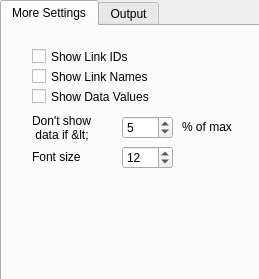
<?xml version="1.0" encoding="UTF-8"?>
<ui version="4.0">
 <class>OutputView</class>
 <widget class="QDialog" name="OutputView">
  <property name="windowModality">
   <enum>Qt::NonModal</enum>
  </property>
  <property name="geometry">
   <rect>
    <x>0</x>
    <y>0</y>
    <width>259</width>
    <height>279</height>
   </rect>
  </property>
  <property name="windowTitle">
   <string>Output View</string>
  </property>
  <property name="windowIcon">
   <iconset resource="../canvas_qt4.qrc">
    <normaloff>:/images/mime.png</normaloff>:/images/mime.png</iconset>
  </property>
  <widget class="QTabWidget" name="tabWidget">
   <property name="geometry">
    <rect>
     <x>0</x>
     <y>0</y>
     <width>271</width>
     <height>281</height>
    </rect>
   </property>
   <property name="currentIndex">
    <number>0</number>
   </property>
   <widget class="QWidget" name="tab_2">
    <attribute name="title">
     <string>More Settings</string>
    </attribute>
    <widget class="QSpinBox" name="cutoff">
     <property name="geometry">
      <rect>
       <x>120</x>
       <y>90</y>
       <width>51</width>
       <height>23</height>
      </rect>
     </property>
     <property name="toolTip">
      <string>Hides colour and thickness for small data values</string>
     </property>
     <property name="maximum">
      <number>100</number>
     </property>
     <property name="value">
      <number>5</number>
     </property>
    </widget>
    <widget class="QLabel" name="label_6">
     <property name="geometry">
      <rect>
       <x>180</x>
       <y>90</y>
       <width>81</width>
       <height>21</height>
      </rect>
     </property>
     <property name="text">
      <string>% of max</string>
     </property>
    </widget>
    <widget class="QLabel" name="label_7">
     <property name="geometry">
      <rect>
       <x>30</x>
       <y>86</y>
       <width>71</width>
       <height>31</height>
      </rect>
     </property>
     <property name="text">
      <string>Don't show
 data if &lt;</string>
     </property>
    </widget>
    <widget class="QCheckBox" name="showLinkNames">
     <property name="geometry">
      <rect>
       <x>30</x>
       <y>40</y>
       <width>201</width>
       <height>21</height>
      </rect>
     </property>
     <property name="text">
      <string>Show Link Names</string>
     </property>
    </widget>
    <widget class="QCheckBox" name="showLinkIds">
     <property name="geometry">
      <rect>
       <x>30</x>
       <y>20</y>
       <width>201</width>
       <height>21</height>
      </rect>
     </property>
     <property name="text">
      <string>Show Link IDs</string>
     </property>
    </widget>
    <widget class="QCheckBox" name="showDataValues">
     <property name="geometry">
      <rect>
       <x>30</x>
       <y>60</y>
       <width>201</width>
       <height>21</height>
      </rect>
     </property>
     <property name="text">
      <string>Show Data Values</string>
     </property>
    </widget>
    <widget class="QSpinBox" name="textsize">
     <property name="geometry">
      <rect>
       <x>120</x>
       <y>120</y>
       <width>51</width>
       <height>23</height>
      </rect>
     </property>
     <property name="toolTip">
      <string>Hides colour and thickness for small data values</string>
     </property>
     <property name="minimum">
      <number>6</number>
     </property>
     <property name="maximum">
      <number>100</number>
     </property>
     <property name="value">
      <number>12</number>
     </property>
    </widget>
    <widget class="QLabel" name="label_8">
     <property name="geometry">
      <rect>
       <x>30</x>
       <y>120</y>
       <width>71</width>
       <height>21</height>
      </rect>
     </property>
     <property name="text">
      <string>Font size</string>
     </property>
    </widget>
   </widget>
   <widget class="QWidget" name="tab_1">
    <attribute name="title">
     <string>Output</string>
    </attribute>
    <widget class="QGroupBox" name="groupBox_2">
     <property name="geometry">
      <rect>
       <x>0</x>
       <y>0</y>
       <width>251</width>
       <height>131</height>
      </rect>
     </property>
     <property name="title">
      <string>Link Thickness</string>
     </property>
     <widget class="QLabel" name="label_3">
      <property name="geometry">
       <rect>
        <x>10</x>
        <y>20</y>
        <width>61</width>
        <height>31</height>
       </rect>
      </property>
      <property name="text">
       <string>Thickness
MOE</string>
      </property>
     </widget>
     <widget class="QComboBox" name="ThicknessMOE">
      <property name="geometry">
       <rect>
        <x>70</x>
        <y>20</y>
        <width>161</width>
        <height>23</height>
       </rect>
      </property>
     </widget>
     <widget class="QLabel" name="thickness_legend">
      <property name="geometry">
       <rect>
        <x>70</x>
        <y>80</y>
        <width>161</width>
        <height>31</height>
       </rect>
      </property>
      <property name="autoFillBackground">
       <bool>true</bool>
      </property>
      <property name="frameShape">
       <enum>QFrame::StyledPanel</enum>
      </property>
      <property name="text">
       <string/>
      </property>
      <property name="margin">
       <number>1</number>
      </property>
     </widget>
     <widget class="QLabel" name="thickness_min">
      <property name="geometry">
       <rect>
        <x>60</x>
        <y>111</y>
        <width>61</width>
        <height>20</height>
       </rect>
      </property>
      <property name="text">
       <string>Min</string>
      </property>
     </widget>
     <widget class="QLabel" name="thickness_max">
      <property name="geometry">
       <rect>
        <x>220</x>
        <y>110</y>
        <width>61</width>
        <height>20</height>
       </rect>
      </property>
      <property name="text">
       <string>Max</string>
      </property>
     </widget>
     <widget class="QSpinBox" name="maxThickness">
      <property name="geometry">
       <rect>
        <x>160</x>
        <y>50</y>
        <width>71</width>
        <height>23</height>
       </rect>
      </property>
      <property name="maximum">
       <number>50</number>
      </property>
      <property name="value">
       <number>20</number>
      </property>
     </widget>
     <widget class="QLabel" name="label_5">
      <property name="geometry">
       <rect>
        <x>70</x>
        <y>50</y>
        <width>81</width>
        <height>21</height>
       </rect>
      </property>
      <property name="text">
       <string>Max thickness</string>
      </property>
     </widget>
     <widget class="QLabel" name="thickness_unit">
      <property name="geometry">
       <rect>
        <x>120</x>
        <y>110</y>
        <width>71</width>
        <height>20</height>
       </rect>
      </property>
      <property name="text">
       <string>Unit</string>
      </property>
     </widget>
    </widget>
    <widget class="QGroupBox" name="groupBox">
     <property name="geometry">
      <rect>
       <x>0</x>
       <y>130</y>
       <width>251</width>
       <height>121</height>
      </rect>
     </property>
     <property name="title">
      <string>Link Colour</string>
     </property>
     <widget class="QCheckBox" name="inverseColourScale">
      <property name="geometry">
       <rect>
        <x>70</x>
        <y>50</y>
        <width>121</width>
        <height>21</height>
       </rect>
      </property>
      <property name="text">
       <string>Inverse scale</string>
      </property>
     </widget>
     <widget class="QComboBox" name="ColourMOE">
      <property name="geometry">
       <rect>
        <x>70</x>
        <y>20</y>
        <width>161</width>
        <height>23</height>
       </rect>
      </property>
     </widget>
     <widget class="QLabel" name="colour_legend">
      <property name="geometry">
       <rect>
        <x>70</x>
        <y>80</y>
        <width>161</width>
        <height>21</height>
       </rect>
      </property>
      <property name="autoFillBackground">
       <bool>false</bool>
      </property>
      <property name="frameShape">
       <enum>QFrame::StyledPanel</enum>
      </property>
      <property name="text">
       <string/>
      </property>
      <property name="margin">
       <number>1</number>
      </property>
     </widget>
     <widget class="QLabel" name="label_4">
      <property name="geometry">
       <rect>
        <x>10</x>
        <y>20</y>
        <width>61</width>
        <height>31</height>
       </rect>
      </property>
      <property name="text">
       <string>Colour
MOE</string>
      </property>
     </widget>
     <widget class="QLabel" name="colour_min">
      <property name="geometry">
       <rect>
        <x>60</x>
        <y>100</y>
        <width>61</width>
        <height>20</height>
       </rect>
      </property>
      <property name="text">
       <string>Min</string>
      </property>
     </widget>
     <widget class="QLabel" name="colour_max">
      <property name="geometry">
       <rect>
        <x>220</x>
        <y>100</y>
        <width>61</width>
        <height>20</height>
       </rect>
      </property>
      <property name="text">
       <string>Max</string>
      </property>
     </widget>
     <widget class="QLabel" name="colour_unit">
      <property name="geometry">
       <rect>
        <x>120</x>
        <y>100</y>
        <width>71</width>
        <height>20</height>
       </rect>
      </property>
      <property name="text">
       <string>Unit</string>
      </property>
     </widget>
    </widget>
   </widget>
  </widget>
 </widget>
 <resources>
  <include location="../canvas_qt4.qrc"/>
 </resources>
 <connections/>
</ui>
